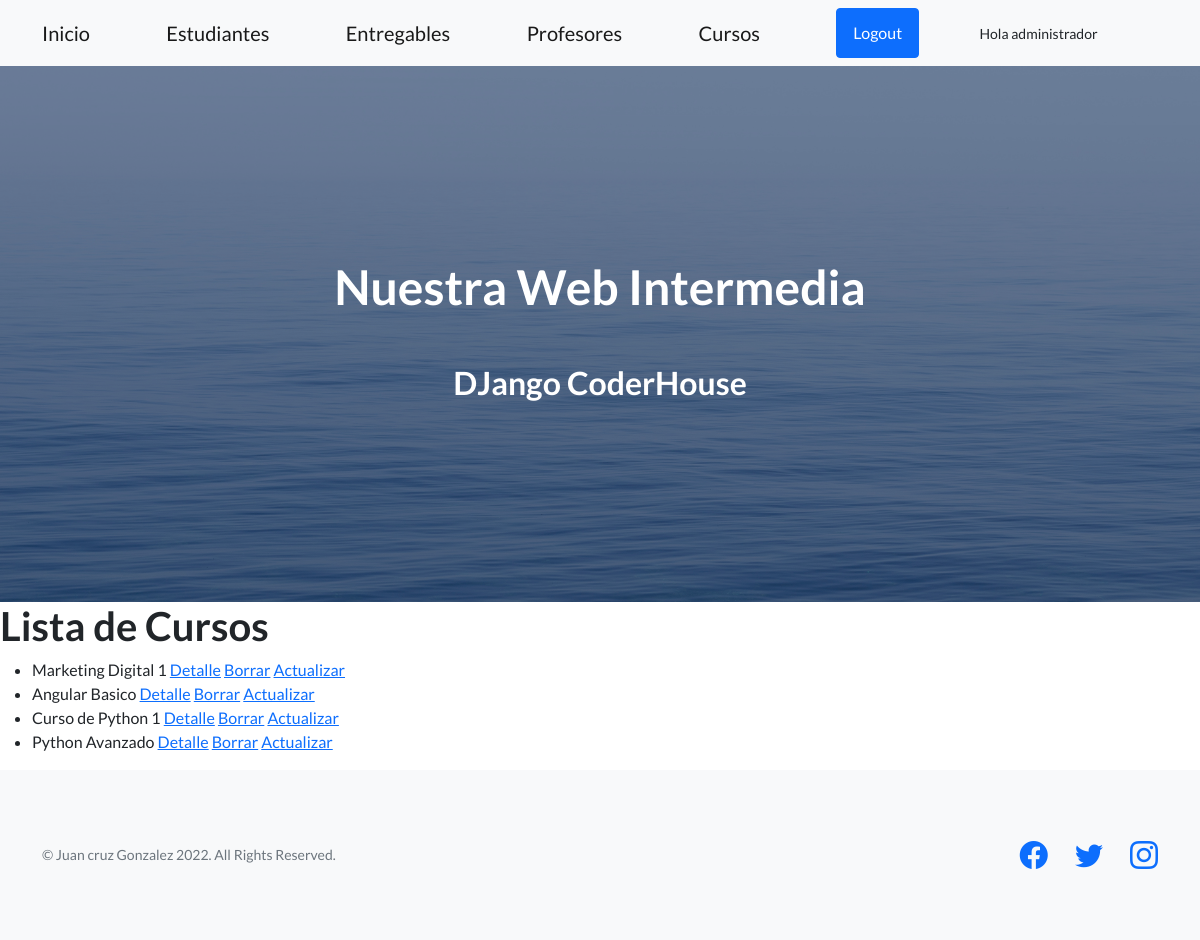
/coder/cursos/list/ (signed in), run on the app's committed database.
### coder/models.py (models this page shows, shortened)
class Curso(models.Model):
    nombre=models.CharField(max_length=50)
    camada=models.IntegerField()

### coder/views.py (the view)
# urls.py: path('cursos/list/', CursoLista.as_view(), name="coder-cursos-list"),
class CursoLista(LoginRequiredMixin, ListView):
    model = Curso
    template_name = 'coder/curso_list.html'

### coder/templates/coder/curso_list.html
{% extends "coder/base.html" %}
{% block contenidoQueCambia %}
<h1>Lista de Cursos</h1>
<ul>
    {% for curso in object_list %}
        <li>
            {{curso.nombre}}
            <a href="{% url 'coder-cursos-detalle' curso.id%}">Detalle</a>
            <a href="{% url 'coder-cursos-borrar' curso.id%}">Borrar</a>
            <a href="{% url 'coder-cursos-update' curso.id%}">Actualizar</a>
        </li>
    {% endfor %}
</ul>
{% endblock %}

### coder/templates/coder/base.html (shortened to what this page needs)
<!DOCTYPE html>
<html lang="en">
    <head>
        {% load static %}
        <link href="https://cdn.jsdelivr.net/npm/bootstrap-icons@1.5.0/font/bootstrap-icons.css" rel="stylesheet" type="text/css" />
        <link href="{% static 'coder/css/styles.css' %}" rel="stylesheet" />
    </head>
    <body>
        <nav class="navbar navbar-light bg-light static-top">
            <div class="container">
                <a class="navbar-brand" href="{% url 'coder-inicio' %}">Inicio</a>
                <a class="navbar-brand" href="{% url 'coder-estudiantes' %}">Estudiantes</a>
                <a class="navbar-brand" href="{% url 'coder-entregables' %}">Entregables</a>
                <a class="navbar-brand" href="{% url 'coder-profesores' %}">Profesores</a>
                <a class="navbar-brand" href="{% url 'coder-cursos' %}">Cursos</a>
                {% if request.user.is_authenticated %}
                    <a class="btn btn-primary" href="{% url 'logout'%}">Logout</a>
                    <p class="text muted small mb-4 mb-lg-0"> Hola {{request.user}}</p>
                {% else %}
                    <a class="btn btn-primary" href="{% url 'iniciar-secion'%}">Log in</a>
                {% endif %}
            </div>
        </nav>
        <header class="masthead">
            <div class="container position-relative">
                <div class="row justify-content-center">
                    <div class="col-xl-6">
                        <div class="text-center text-white">
                            <h1 class="mb-5">Nuestra Web Intermedia</h1>
                            <h2>DJango CoderHouse</h2>
                        </div>
                    </div>
                </div>
            </div>
        </header>
        {% block contenidoQueCambia %}
        {% endblock %}
        <footer class="footer bg-light">
            <div class="container">
                <div class="row">
                    <div class="col-lg-6 h-100 text-center text-lg-start my-auto">
                        <p class="text-muted small mb-4 mb-lg-0">&copy; Juan cruz Gonzalez 2022. All Rights Reserved.</p>
                    </div>
                    <div class="col-lg-6 h-100 text-center text-lg-end my-auto">
                        <ul class="list-inline mb-0">
                            <li class="list-inline-item me-4">
                                <a href="#!"><i class="bi-facebook fs-3"></i></a>
                            </li>
                            <li class="list-inline-item me-4">
                                <a href="#!"><i class="bi-twitter fs-3"></i></a>
                            </li>
                            <li class="list-inline-item">
                                <a href="#!"><i class="bi-instagram fs-3"></i></a>
                            </li>
                        </ul>
                    </div>
                </div>
            </div>
        </footer>
    </body>
</html>

### data on the page
Curso: nombre "Marketing Digital 1"
Curso: nombre "Angular Basico"
Curso: nombre "Curso de Python 1"
Curso: nombre "Python Avanzado"

### other printed values
{{ request.user }} "administrador"
